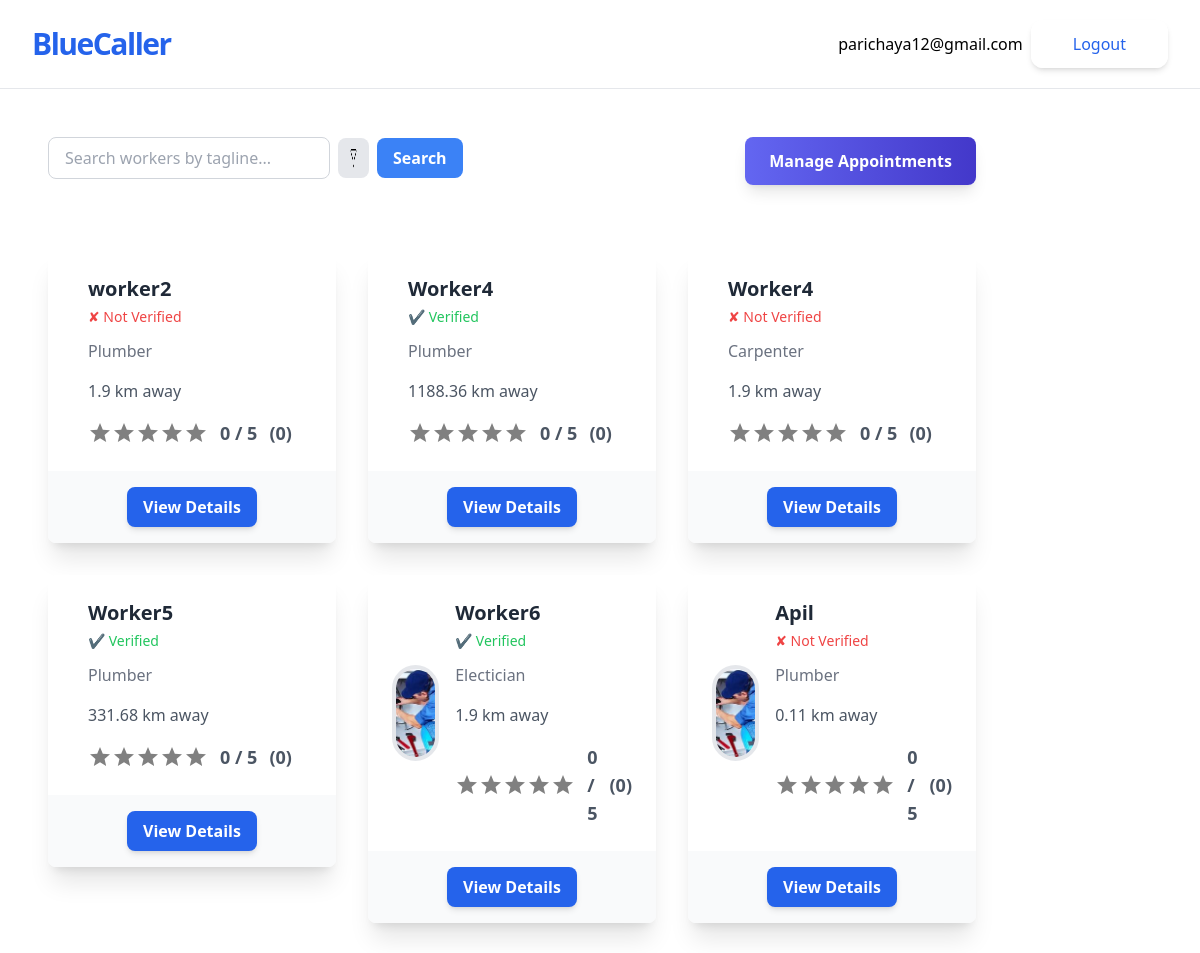
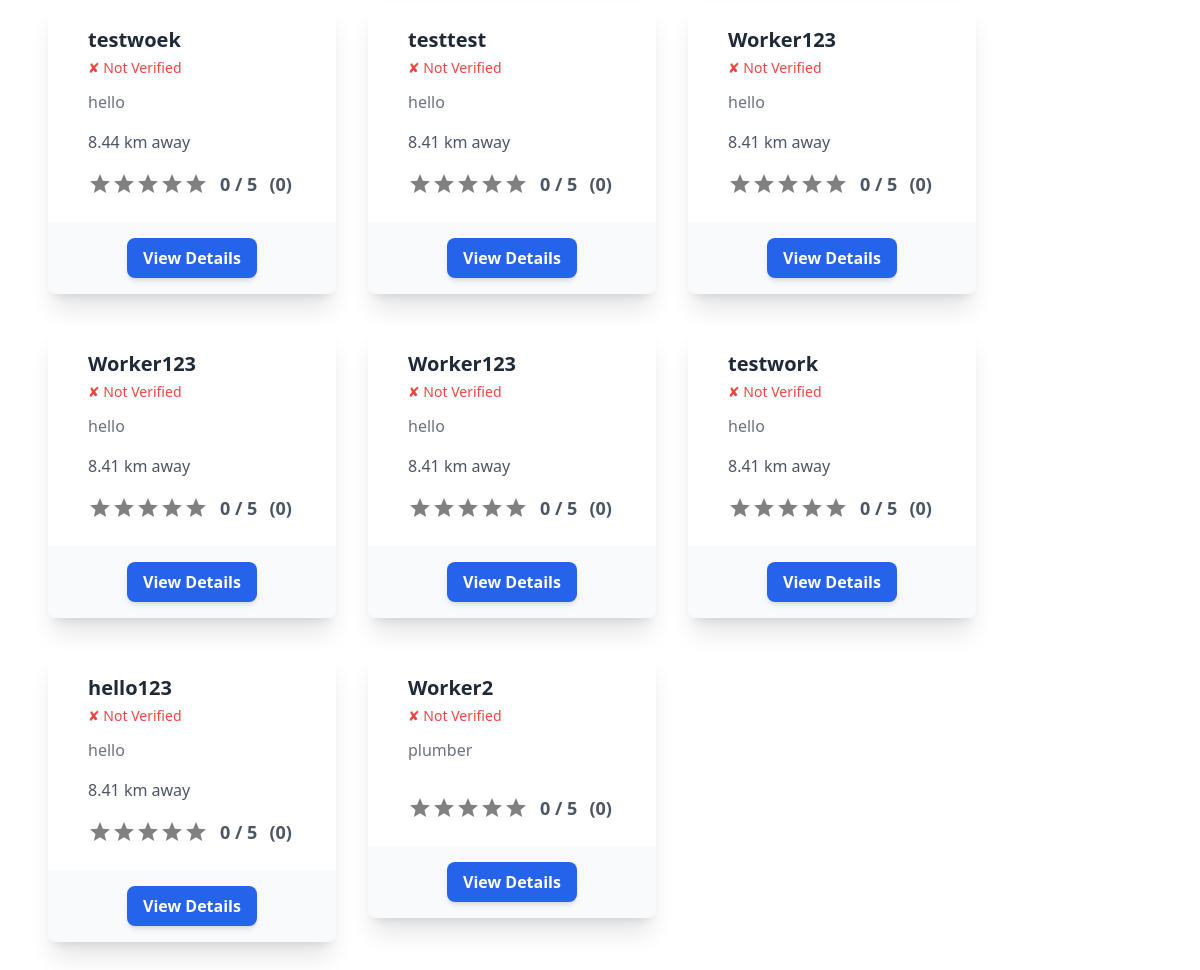
/get-started/ (signed in), run on the app's committed database (2 pictures, top to bottom).
### accounts/models.py (models this page shows, shortened)
class CustomUser(AbstractUser):
    pass

### jobs/models.py (models this page shows, shortened)
class Worker(models.Model):
    owner=models.OneToOneField(User,on_delete=models.CASCADE)
    name=models.CharField(max_length=50)
    phone_number=PhoneNumberField(region="NP", unique=True)
    tagline=models.CharField(max_length=100)
    bio=models.TextField(blank=True)
    profile_pic=models.ImageField(upload_to="profiles/", blank=True)
    verified = models.BooleanField(default=False)
    citizenship_image = models.ImageField(upload_to='citizenship/', blank=True, null=True)
    certificate_file = models.FileField(upload_to='certificates/', blank=True, null=True)
    latitude = models.CharField(max_length=20,null=True,blank=True)
    longitude = models.CharField(max_length=20,null=True,blank=True)
    appointed = models.BooleanField(default=False)
    appointment_date = models.DateTimeField(null=True, blank=True)

class Customer(models.Model):
    owner=models.OneToOneField(User,on_delete=models.CASCADE)
    name=models.CharField(max_length=50)
    phone_number=PhoneNumberField(region="NP", unique=True)
    profile_pic=models.ImageField(upload_to="profiles/", blank=True)
    latitude = models.CharField(max_length=20,null=True,blank=True)
    longitude = models.CharField(max_length=20,null=True,blank=True)

### jobs/views.py (the view, shortened to what this page needs)
# urls.py: path('get-started/', WorkerListView.as_view(), name='worker-list'),
class WorkerListView(ListView):
    model = Worker
    template_name = 'worker_list.html'
    def get_queryset(self):
        query = self.request.GET.get('q')  # Search query
        filter_param = self.request.GET.get('filter')  # Filter parameter
        queryset = Worker.objects.all()
        if query:
            queryset = queryset.filter(tagline__icontains=query)
        if filter_param == 'rating':
            queryset = queryset.annotate(avg_rating=Avg('workerrating__rating')).order_by('-avg_rating')
        return queryset
    def get_context_data(self, **kwargs):
        context = super().get_context_data(**kwargs)
        query = self.request.GET.get('q')
        context['q'] = query
        if hasattr(self.request.user, 'worker'):
            appointments = Appointment.objects.filter(worker=self.request.user.worker).select_related('customer')
            context['appointments'] = appointments
        workers = context.get('worker_list', self.get_queryset())  # Use get_queryset as fallback
        for worker in workers:
            average_rating = WorkerRating.objects.filter(appointment__worker=worker).aggregate(Avg('average_rating'))['average_rating__avg']
            worker.average_rating = round(average_rating, 1) if average_rating else 0  # Default to 0 if no ratings exist
            total_ratings = WorkerRating.objects.filter(appointment__worker=worker).count()
            worker.total_ratings = total_ratings  # Pass the total number of ratings to the template
            full_stars = int(worker.average_rating)
            half_star = 1 if worker.average_rating % 1 >= 0.5 else 0
            empty_stars = 5 - (full_stars + half_star)
            worker.full_stars = [1] * full_stars  # List of full stars
            worker.half_star = [1] * half_star  # List for half star (1 or 0)
            worker.empty_stars = [1] * empty_stars  # List of empty stars
        context['worker_list'] = workers  # Ensure worker_list is added explicitly
        return context

### jobs/templatetags/distance.py (called while the page is built)
def haversine(lat1, lon1, lat2, lon2):
    lat1, lon1, lat2, lon2 = map(math.radians, [lat1, lon1, lat2, lon2])
    dlon = lon2 - lon1
    dlat = lat2 - lat1
    a = math.sin(dlat/2)**2 + math.cos(lat1) * math.cos(lat2) * math.sin(dlon/2)**2
    c = 2 * math.asin(math.sqrt(a))
    km = 6371 * c
    return km

@register.simple_tag
def calculate_distance(worker_lat, worker_lon, customer_lat, customer_lon):
    if worker_lat and worker_lon and customer_lat and customer_lon:
        try:
            worker_lat, worker_lon = float(worker_lat), float(worker_lon)
            customer_lat, customer_lon = float(customer_lat), float(customer_lon)
            return round(haversine(worker_lat, worker_lon, customer_lat, customer_lon), 2)
        except ValueError:
            return None
    return None

@register.simple_tag(takes_context=True)
def distance_if_customer(context, worker):
    user = context['user']
    if user.is_authenticated and hasattr(user, 'customer'):
        customer = user.customer
        if worker.latitude and worker.longitude and customer.latitude and customer.longitude:
            distance = calculate_distance(worker.latitude, worker.longitude, customer.latitude, customer.longitude)
            if distance == 0:
                return "0 km away"
            return f"{distance} km away" if distance else "Distance unavailable"
    return ""

### jobs/templates/jobs/worker_list.html (shortened to what this page needs)
{% extends 'jobs/_base.html' %}
{% load distance %}
{% block content %}
<script src="https://cdn.tailwindcss.com"></script>
<div class="flex items-center justify-between mb-12">
    {% if user.is_authenticated %}
    <div class="flex space-x-6 justify-between w-full">
        {% if user.customer.name %}
        <form method="get" class="mb-6 flex items-center space-x-2">
            <input
                type="text"
                name="q"
                value="{{ query|default:'' }}"
                placeholder="Search workers by tagline..."
                class="w-full px-4 py-2 border border-gray-300 rounded-lg focus:ring-2 focus:ring-blue-500 focus:outline-none"
            >
            <div class="relative">
                <button type="button"
                        onclick="this.nextElementSibling.classList.toggle('hidden')"
                        class="px-3 py-2 bg-gray-200 rounded-lg hover:bg-gray-300 focus:outline-none">
                    <img src="{{ '/media/filter.png' }}" alt="Filter Icon" class="h-6 w-6">
                </button>
            </div>
            <button
                type="submit"
                class="px-4 py-2 bg-blue-500 text-white font-semibold rounded-lg hover:bg-blue-600 transition"
            >
                Search
            </button>
        </form>
        <form action="{% url 'customer_appointments' %}" method="get" class="ml-auto">
            <button
                type="submit"
                class="px-6 py-3 bg-gradient-to-r from-indigo-500 to-indigo-700 text-white font-semibold rounded-lg shadow-lg hover:shadow-2xl transform hover:scale-105 transition duration-300 ease-in-out"
            >
                Manage Appointments
            </button>
        </form>
        {% endif %}
    </div>
    {% endif %}
</div>
{% if user.customer.name %}
<div class="grid grid-cols-1 sm:grid-cols-2 md:grid-cols-3 gap-8">
    {% for worker in object_list %}
    <a href="{% url 'worker-detail' worker.pk %}">
        <div class="bg-white rounded-lg shadow-xl transform hover:scale-105 transition duration-300 ease-in-out">
            <div class="p-6 flex items-center">
                <div>
                    {% if worker.profile_pic %}
                    <img class="w-24 h-24 object-cover rounded-full border-4 border-white-500" src="{{ worker.profile_pic.url }}" alt="Profile pic">
                    {% endif %}
                </div>
                <div class="ml-4">
                    <p class="text-xl font-semibold text-gray-800">{{ worker.name }}</p>
                    <div class="flex items-center space-x-2 text-sm text-gray-600 mt-1">
                        {% if worker.verified %}
                        <span class="text-green-500">&#10004; Verified</span>
                        {% else %}
                        <span class="text-red-500">&#10008; Not Verified</span>
                        {% endif %}
                    </div>
                    <p class="text-gray-500 mt-3">{{ worker.tagline }}</p>
                    <p class="text-gray-600 pt-4">
                        {% distance_if_customer worker %}
                    </p>
                    <div class="mt-4 flex items-center justify-center">
                        <div class="flex items-center space-x-3">
                            <div class="rating flex">
                                <div class="stars flex">
                                    {% for star in worker.empty_stars %}
                                    <svg xmlns="http://www.w3.org/2000/svg" viewBox="0 0 24 24" width="24" height="24" fill="gray">
                                        <path d="M12 17.27L18.18 21l-1.64-7.03L22 9.24l-7.19-.61L12 2 9.19 8.63 2 9.24l5.46 4.73L5.82 21z"/>
                                    </svg>
                                    {% endfor %}
                                </div>
                            </div>
                            <p class="text-gray-600 text-lg font-bold">{{ worker.average_rating }} / 5</p>
                            <p class="text-gray-600 text-lg font-semibold">({{ worker.total_ratings }})</p>
                        </div>
                    </div>
                </div>
            </div>
            <div class="px-6 py-4 bg-gray-50 rounded-b-lg text-center">
                <button class="px-4 py-2 bg-blue-600 text-white font-bold rounded-lg shadow-md hover:bg-blue-700 transform hover:scale-105 transition duration-200 ease-in-out">
                    View Details
                </button>
            </div>
        </div>
    </a>
    {% endfor %}
</div>
{% endif %}
{% endblock content %}

### jobs/templates/jobs/_base.html (shortened to what this page needs)
<!DOCTYPE html>
<html lang="en">
<head>
    <script src="https://cdn.tailwindcss.com"></script>
</head>
<body>
    <div class=" w-full max-w-7xl mx-auto">
        <div class="flex flex-col max-w-screen-xl p-5 mx-auto md:items-center md:justify-between md:flex-row md:px-6 lg:px-8 border-b">
            <div class="flex flex-row items-center justify-between lg:justify-start">
                <a href="{% url 'worker-list' %}" class="text-3xl font-bold tracking-tighter text-blue-600 transition duration-500 ease-in-out transform tracking-relaxed lg:pr-8"> BlueCaller </a>
            </div>
            <nav class="flex-col items-center flex-grow hidden pb-4 md:pb-0 md:flex md:justify-end md:flex-row lg:pl-2">
                <div class="inline-flex items-center gap-2 list-none lg:ml-auto">
                    {% if user.is_authenticated %}
                    <p>{{user.email}}</p>
                    <form action="{% url 'account_logout' %}" method="POST">
                        <button type="submit" class="items-center block px-10 py-2.5 text-base font-medium text-center text-blue-600 transition duration-500 ease-in-out transform border-2 border-white shadow-md rounded-xl focus:outline-none focus:ring-2 focus:ring-offset-2 focus:ring-gray-500">Logout</button>
                    </form>
                    {% endif %}
                </div>
            </nav>
        </div>
        <div class="container p-12">
            {% block content %}
            {% endblock content %}
        </div>
    </div>
</body>
</html>

### data on the page
CustomUser: email "parichaya12@gmail.com", longitude "1.9 km away", longitude "1188.36 km away", longitude "331.68 km away", longitude "0.11 km away", longitude "8.44 km away", longitude "8.41 km away"
Worker: name "worker2", verified "✘ Not Verified", tagline "Plumber", average_rating "0", total_ratings "0"
Worker: name "Worker4", verified "✔ Verified", tagline "Plumber", average_rating "0", total_ratings "0"
Worker: name "Worker4", verified "✘ Not Verified", tagline "Carpenter", average_rating "0", total_ratings "0"
Worker: name "Worker5", verified "✔ Verified", tagline "Plumber", average_rating "0", total_ratings "0"
Worker: profile_pic (picture), name "Worker6", verified "✔ Verified", tagline "Electician", average_rating "0", total_ratings "0"
Worker: profile_pic (picture), name "Apil", verified "✘ Not Verified", tagline "Plumber", average_rating "0", total_ratings "0"
Worker: name "testwoek", verified "✘ Not Verified", tagline "hello", average_rating "0", total_ratings "0"
Worker: name "testtest", verified "✘ Not Verified", tagline "hello", average_rating "0", total_ratings "0"
Worker: name "Worker123", verified "✘ Not Verified", tagline "hello", average_rating "0", total_ratings "0"
Worker: name "Worker123", verified "✘ Not Verified", tagline "hello", average_rating "0", total_ratings "0"
Worker: name "Worker123", verified "✘ Not Verified", tagline "hello", average_rating "0", total_ratings "0"
Worker: name "testwork", verified "✘ Not Verified", tagline "hello", average_rating "0", total_ratings "0"
Worker: name "hello123", verified "✘ Not Verified", tagline "hello", average_rating "0", total_ratings "0"
Worker: name "Worker2", verified "✘ Not Verified", tagline "plumber", average_rating "0", total_ratings "0"
